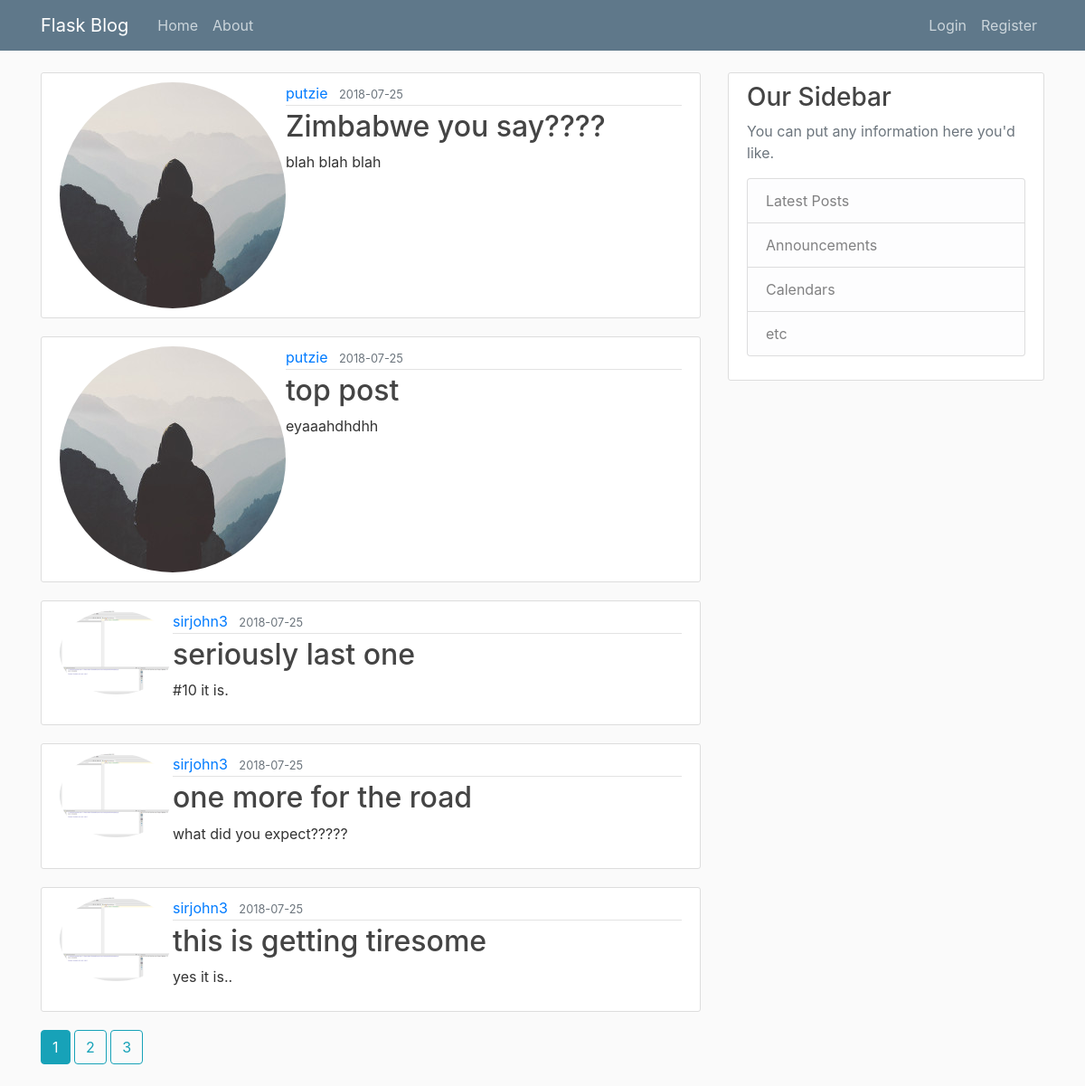
The page /home on the database its author committed.
### flaskblog/models.py (models this page shows, shortened)
class Post(db.Model):
    id = db.Column(db.Integer, primary_key=True)
    title = db.Column(db.String(100), nullable=False)
    date_posted = db.Column(db.DateTime, nullable=False, default=datetime.utcnow)
    content = db.Column(db.Text, nullable=False)
    user_id = db.Column(db.Integer, db.ForeignKey('user.id'), nullable=False)

class User(db.Model, UserMixin):
    id = db.Column(db.Integer, primary_key=True)
    username = db.Column(db.String(20), unique=True, nullable=False)
    email = db.Column(db.String(120), unique=True, nullable=False)
    image_file = db.Column(db.String(20), nullable=False, default='default.jpg')
    password = db.Column(db.String(60), nullable=False)
    posts = db.relationship('Post', backref='author', lazy=True)

### flaskblog/main/routes.py (the view)
@main.route("/")
@main.route("/home")
def home():
    page = request.args.get('page', 1, type=int)
    posts = Post.query.order_by(Post.date_posted.desc()).paginate(page=page, per_page=5)
    return render_template('home.html', posts=posts)

### flaskblog/templates/home.html
{% extends "layout.html" %}
{% block content %}
    {% for post in posts.items %}
        <article class="media content-section">
          <img class="rounded-circle article-image" src="{{ url_for('static', filename='profile_pics/' + post.author.image_file) }}" alt="profile pic">
          <div class="media-body">
            <div class="article-metadata">
              <a class="mr-2" href="{{ url_for('users.user_posts', username=post.author.username) }}">{{ post.author.username }}</a>
              <small class="text-muted">{{ post.date_posted.strftime('%Y-%m-%d') }}</small>
            </div>
            <h2><a class="article-title" href="{{ url_for('posts.post', post_id=post.id) }}">{{ post.title }}</a></h2>
            <p class="article-content">{{ post.content }}</p>
          </div>
        </article>
    {% endfor %}
      {% for page_num in posts.iter_pages(left_edge=1, right_edge=1, left_current=1, right_current=2) %}
        {% if page_num %}
          {% if posts.page ==page_num %}
          <a class="btn btn-info mb-4" href="{{ url_for('main.home', page=page_num) }}">{{ page_num }} </a>
          {% else %}
          <a class="btn btn-outline-info mb-4" href="{{ url_for('main.home', page=page_num) }}">{{ page_num }} </a>
          {% endif %}
        {% else %}
          ...
      {% endif %}
    {% endfor %}
{% endblock content %}

### flaskblog/static/main.css (style rules this page uses)
body { background: #fafafa; color: #333333; margin-top: 5rem; }
h1, h2, h3, h4, h5, h6 { color: #444444; }
.content-section { background: #ffffff; padding: 10px 20px; border: 1px solid #dddddd; border-radius: 3px; margin-bottom: 20px; }
.article-title { color: #444444; }
.article-content { white-space: pre-line; }
.article-metadata { padding-bottom: 1px; margin-bottom: 4px; border-bottom: 1px solid #e3e3e3 }

### rows shown on the page
Post: image_file (placeholder picture), author.username "putzie", date_posted "2018-07-25", title "Zimbabwe you say????", content "blah blah blah"
Post: image_file (placeholder picture), author.username "putzie", date_posted "2018-07-25", title "top post", content "eyaaahdhdhh"
Post: image_file (picture), author.username "sirjohn3", date_posted "2018-07-25", title "seriously last one", content "#10 it is."
Post: image_file (picture), author.username "sirjohn3", date_posted "2018-07-25", title "one more for the road", content "what did you expect?????"
Post: image_file (picture), author.username "sirjohn3", date_posted "2018-07-25", title "this is getting tiresome", content "yes it is.."

### other values the page prints
{{ page_num }} "1"
{{ page_num }} "2" "3"
